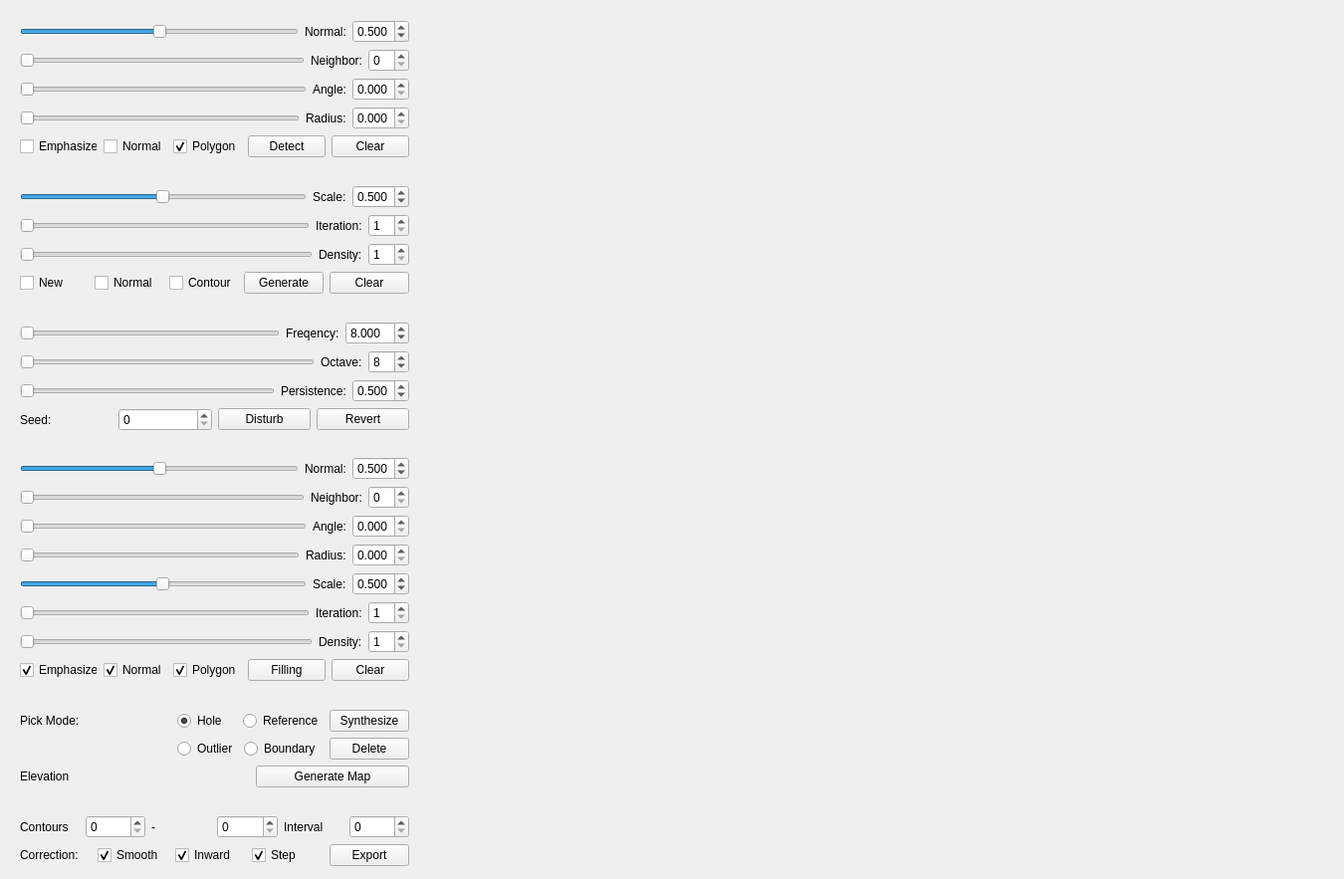
<?xml version="1.0" encoding="UTF-8"?>
<ui version="4.0">
 <class>CMainGUI</class>
 <widget class="QMainWindow" name="CMainGUI">
  <property name="geometry">
   <rect>
    <x>0</x>
    <y>0</y>
    <width>1350</width>
    <height>883</height>
   </rect>
  </property>
  <property name="minimumSize">
   <size>
    <width>0</width>
    <height>0</height>
   </size>
  </property>
  <property name="maximumSize">
   <size>
    <width>5000</width>
    <height>5000</height>
   </size>
  </property>
  <property name="windowTitle">
   <string>PCI</string>
  </property>
  <widget class="QWidget" name="centralwidget">
   <widget class="QVTKWidget" name="CVTKWidget" native="true">
    <property name="geometry">
     <rect>
      <x>430</x>
      <y>10</y>
      <width>911</width>
      <height>861</height>
     </rect>
    </property>
   </widget>
   <widget class="QWidget" name="verticalLayoutWidget_3">
    <property name="geometry">
     <rect>
      <x>20</x>
      <y>20</y>
      <width>391</width>
      <height>850</height>
     </rect>
    </property>
    <layout class="QVBoxLayout" name="verticalLayout_3">
     <item>
      <layout class="QVBoxLayout" name="verticalLayout">
       <item>
        <layout class="QHBoxLayout" name="horizontalLayout_11">
         <item>
          <widget class="QDoubleSlider" name="NormalSlider">
           <property name="maximum">
            <number>1000</number>
           </property>
           <property name="singleStep">
            <number>1</number>
           </property>
           <property name="value">
            <number>500</number>
           </property>
           <property name="orientation">
            <enum>Qt::Horizontal</enum>
           </property>
          </widget>
         </item>
         <item>
          <widget class="QLabel" name="label_10">
           <property name="text">
            <string>Normal:</string>
           </property>
          </widget>
         </item>
         <item>
          <widget class="QDoubleSpinBox" name="NormalSpinBox">
           <property name="decimals">
            <number>3</number>
           </property>
           <property name="maximum">
            <double>1.000000000000000</double>
           </property>
           <property name="singleStep">
            <double>0.001000000000000</double>
           </property>
           <property name="value">
            <double>0.500000000000000</double>
           </property>
          </widget>
         </item>
        </layout>
       </item>
       <item>
        <layout class="QHBoxLayout" name="horizontalLayout">
         <item>
          <widget class="QSlider" name="NeighborSlider">
           <property name="minimum">
            <number>1</number>
           </property>
           <property name="maximum">
            <number>99</number>
           </property>
           <property name="orientation">
            <enum>Qt::Horizontal</enum>
           </property>
          </widget>
         </item>
         <item>
          <widget class="QLabel" name="label">
           <property name="font">
            <font>
             <pointsize>9</pointsize>
             <weight>50</weight>
             <italic>false</italic>
             <bold>false</bold>
             <underline>false</underline>
            </font>
           </property>
           <property name="text">
            <string>Neighbor:</string>
           </property>
          </widget>
         </item>
         <item>
          <widget class="QSpinBox" name="NeighborSpinBox"/>
         </item>
        </layout>
       </item>
       <item>
        <layout class="QHBoxLayout" name="horizontalLayout_1">
         <item>
          <widget class="QDoubleSlider" name="AngleThresholdSlider">
           <property name="maximum">
            <number>6283</number>
           </property>
           <property name="orientation">
            <enum>Qt::Horizontal</enum>
           </property>
          </widget>
         </item>
         <item>
          <widget class="QLabel" name="label_4">
           <property name="text">
            <string>Angle:</string>
           </property>
          </widget>
         </item>
         <item>
          <widget class="QDoubleSpinBox" name="AngleThresholdSpinBox">
           <property name="decimals">
            <number>3</number>
           </property>
           <property name="maximum">
            <double>6.283000000000000</double>
           </property>
           <property name="singleStep">
            <double>0.001000000000000</double>
           </property>
          </widget>
         </item>
        </layout>
       </item>
       <item>
        <layout class="QHBoxLayout" name="horizontalLayout_2">
         <item>
          <widget class="QDoubleSlider" name="RadiusSlider">
           <property name="minimum">
            <number>0</number>
           </property>
           <property name="maximum">
            <number>1000</number>
           </property>
           <property name="orientation">
            <enum>Qt::Horizontal</enum>
           </property>
          </widget>
         </item>
         <item>
          <widget class="QLabel" name="label_5">
           <property name="text">
            <string>Radius:</string>
           </property>
          </widget>
         </item>
         <item>
          <widget class="QDoubleSpinBox" name="RadiusSpinBox">
           <property name="decimals">
            <number>3</number>
           </property>
           <property name="maximum">
            <double>1.000000000000000</double>
           </property>
           <property name="singleStep">
            <double>0.001000000000000</double>
           </property>
          </widget>
         </item>
        </layout>
       </item>
       <item>
        <layout class="QHBoxLayout" name="horizontalLayout_3">
         <item>
          <widget class="QCheckBox" name="EmphasizePointCheckBox">
           <property name="text">
            <string>Emphasize</string>
           </property>
           <property name="checked">
            <bool>false</bool>
           </property>
          </widget>
         </item>
         <item>
          <widget class="QCheckBox" name="DisplayNormalCheckBox">
           <property name="text">
            <string>Normal</string>
           </property>
           <property name="checked">
            <bool>false</bool>
           </property>
          </widget>
         </item>
         <item>
          <widget class="QCheckBox" name="DisplayPolygonCheckBox">
           <property name="text">
            <string>Polygon</string>
           </property>
           <property name="checked">
            <bool>true</bool>
           </property>
          </widget>
         </item>
         <item>
          <widget class="QPushButton" name="DetectButton">
           <property name="text">
            <string>Detect</string>
           </property>
          </widget>
         </item>
         <item>
          <widget class="QPushButton" name="ClearBoundaryButton">
           <property name="text">
            <string>Clear</string>
           </property>
          </widget>
         </item>
        </layout>
       </item>
      </layout>
     </item>
     <item>
      <spacer name="verticalSpacer">
       <property name="orientation">
        <enum>Qt::Vertical</enum>
       </property>
       <property name="sizeHint" stdset="0">
        <size>
         <width>20</width>
         <height>40</height>
        </size>
       </property>
      </spacer>
     </item>
     <item>
      <layout class="QVBoxLayout" name="verticalLayout_2">
       <item>
        <layout class="QHBoxLayout" name="horizontalLayout_6">
         <item>
          <widget class="QDoubleSlider" name="ScaleSlider">
           <property name="minimum">
            <number>1</number>
           </property>
           <property name="maximum">
            <number>1000</number>
           </property>
           <property name="value">
            <number>500</number>
           </property>
           <property name="orientation">
            <enum>Qt::Horizontal</enum>
           </property>
          </widget>
         </item>
         <item>
          <widget class="QLabel" name="label_2">
           <property name="text">
            <string>Scale:</string>
           </property>
          </widget>
         </item>
         <item>
          <widget class="QDoubleSpinBox" name="ScaleSpinBox">
           <property name="decimals">
            <number>3</number>
           </property>
           <property name="maximum">
            <double>1.000000000000000</double>
           </property>
           <property name="singleStep">
            <double>0.001000000000000</double>
           </property>
           <property name="value">
            <double>0.500000000000000</double>
           </property>
          </widget>
         </item>
        </layout>
       </item>
       <item>
        <layout class="QHBoxLayout" name="horizontalLayout_4">
         <item>
          <widget class="QSlider" name="IterationSlider">
           <property name="minimum">
            <number>1</number>
           </property>
           <property name="maximum">
            <number>10</number>
           </property>
           <property name="orientation">
            <enum>Qt::Horizontal</enum>
           </property>
          </widget>
         </item>
         <item>
          <widget class="QLabel" name="label_6">
           <property name="text">
            <string>Iteration:</string>
           </property>
          </widget>
         </item>
         <item>
          <widget class="QSpinBox" name="IterationSpinBox">
           <property name="minimum">
            <number>1</number>
           </property>
           <property name="maximum">
            <number>10</number>
           </property>
           <property name="value">
            <number>1</number>
           </property>
          </widget>
         </item>
        </layout>
       </item>
       <item>
        <layout class="QHBoxLayout" name="horizontalLayout_7">
         <item>
          <widget class="QSlider" name="DensitySlider">
           <property name="minimum">
            <number>1</number>
           </property>
           <property name="maximum">
            <number>10</number>
           </property>
           <property name="value">
            <number>1</number>
           </property>
           <property name="orientation">
            <enum>Qt::Horizontal</enum>
           </property>
          </widget>
         </item>
         <item>
          <widget class="QLabel" name="label_3">
           <property name="text">
            <string>Density:</string>
           </property>
          </widget>
         </item>
         <item>
          <widget class="QSpinBox" name="DensitySpinBox">
           <property name="minimum">
            <number>1</number>
           </property>
           <property name="maximum">
            <number>10</number>
           </property>
          </widget>
         </item>
        </layout>
       </item>
       <item>
        <layout class="QHBoxLayout" name="horizontalLayout_5">
         <item>
          <widget class="QCheckBox" name="EmphasizeNewPointCheckBox">
           <property name="text">
            <string>New</string>
           </property>
           <property name="checked">
            <bool>false</bool>
           </property>
          </widget>
         </item>
         <item>
          <widget class="QCheckBox" name="DisplayNewNormalCheckBox">
           <property name="text">
            <string>Normal</string>
           </property>
           <property name="checked">
            <bool>false</bool>
           </property>
          </widget>
         </item>
         <item>
          <widget class="QCheckBox" name="DisplayContourCheckBox">
           <property name="text">
            <string>Contour</string>
           </property>
          </widget>
         </item>
         <item>
          <widget class="QPushButton" name="GenerateButton">
           <property name="text">
            <string>Generate</string>
           </property>
          </widget>
         </item>
         <item>
          <widget class="QPushButton" name="ClearNewPointButton">
           <property name="text">
            <string>Clear</string>
           </property>
          </widget>
         </item>
        </layout>
       </item>
      </layout>
     </item>
     <item>
      <spacer name="verticalSpacer_2">
       <property name="orientation">
        <enum>Qt::Vertical</enum>
       </property>
       <property name="sizeHint" stdset="0">
        <size>
         <width>20</width>
         <height>40</height>
        </size>
       </property>
      </spacer>
     </item>
     <item>
      <layout class="QVBoxLayout" name="verticalLayout_4">
       <item>
        <layout class="QHBoxLayout" name="horizontalLayout_9">
         <item>
          <widget class="QDoubleSlider" name="FrequencySlider">
           <property name="minimum">
            <number>100</number>
           </property>
           <property name="maximum">
            <number>64000</number>
           </property>
           <property name="orientation">
            <enum>Qt::Horizontal</enum>
           </property>
          </widget>
         </item>
         <item>
          <widget class="QLabel" name="label_8">
           <property name="text">
            <string>Freqency:</string>
           </property>
          </widget>
         </item>
         <item>
          <widget class="QDoubleSpinBox" name="FrequencySpinBox">
           <property name="decimals">
            <number>3</number>
           </property>
           <property name="minimum">
            <double>0.100000000000000</double>
           </property>
           <property name="maximum">
            <double>64.000000000000000</double>
           </property>
           <property name="singleStep">
            <double>0.001000000000000</double>
           </property>
           <property name="value">
            <double>8.000000000000000</double>
           </property>
          </widget>
         </item>
        </layout>
       </item>
       <item>
        <layout class="QHBoxLayout" name="horizontalLayout_10">
         <item>
          <widget class="QSlider" name="OctaveSlider">
           <property name="minimum">
            <number>1</number>
           </property>
           <property name="maximum">
            <number>16</number>
           </property>
           <property name="orientation">
            <enum>Qt::Horizontal</enum>
           </property>
          </widget>
         </item>
         <item>
          <widget class="QLabel" name="label_9">
           <property name="text">
            <string>Octave:</string>
           </property>
          </widget>
         </item>
         <item>
          <widget class="QSpinBox" name="OctaveSpinBox">
           <property name="minimum">
            <number>1</number>
           </property>
           <property name="maximum">
            <number>16</number>
           </property>
           <property name="value">
            <number>8</number>
           </property>
          </widget>
         </item>
        </layout>
       </item>
       <item>
        <layout class="QHBoxLayout" name="horizontalLayout_12">
         <item>
          <widget class="QDoubleSlider" name="PersistenceSlider">
           <property name="minimum">
            <number>1</number>
           </property>
           <property name="maximum">
            <number>2000</number>
           </property>
           <property name="orientation">
            <enum>Qt::Horizontal</enum>
           </property>
          </widget>
         </item>
         <item>
          <widget class="QLabel" name="label_12">
           <property name="text">
            <string>Persistence:</string>
           </property>
          </widget>
         </item>
         <item>
          <widget class="QDoubleSpinBox" name="PersistenceSpinBox">
           <property name="decimals">
            <number>3</number>
           </property>
           <property name="minimum">
            <double>0.001000000000000</double>
           </property>
           <property name="maximum">
            <double>2.000000000000000</double>
           </property>
           <property name="singleStep">
            <double>0.001000000000000</double>
           </property>
           <property name="value">
            <double>0.500000000000000</double>
           </property>
          </widget>
         </item>
        </layout>
       </item>
       <item>
        <layout class="QHBoxLayout" name="horizontalLayout_13">
         <item>
          <widget class="QLabel" name="label_7">
           <property name="text">
            <string>Seed:</string>
           </property>
          </widget>
         </item>
         <item>
          <widget class="QSpinBox" name="SeedSpinBox">
           <property name="maximum">
            <number>999999999</number>
           </property>
          </widget>
         </item>
         <item>
          <widget class="QPushButton" name="DisturbButton">
           <property name="text">
            <string>Disturb</string>
           </property>
          </widget>
         </item>
         <item>
          <widget class="QPushButton" name="RevertButton">
           <property name="text">
            <string>Revert</string>
           </property>
          </widget>
         </item>
        </layout>
       </item>
      </layout>
     </item>
     <item>
      <spacer name="horizontalSpacer_5">
       <property name="orientation">
        <enum>Qt::Horizontal</enum>
       </property>
       <property name="sizeHint" stdset="0">
        <size>
         <width>40</width>
         <height>20</height>
        </size>
       </property>
      </spacer>
     </item>
     <item>
      <layout class="QVBoxLayout" name="verticalLayout_6">
       <item>
        <layout class="QHBoxLayout" name="horizontalLayout_14">
         <item>
          <widget class="QDoubleSlider" name="NormalSlider_2">
           <property name="maximum">
            <number>1000</number>
           </property>
           <property name="singleStep">
            <number>1</number>
           </property>
           <property name="value">
            <number>500</number>
           </property>
           <property name="orientation">
            <enum>Qt::Horizontal</enum>
           </property>
          </widget>
         </item>
         <item>
          <widget class="QLabel" name="label_14">
           <property name="text">
            <string>Normal:</string>
           </property>
          </widget>
         </item>
         <item>
          <widget class="QDoubleSpinBox" name="NormalSpinBox_2">
           <property name="decimals">
            <number>3</number>
           </property>
           <property name="maximum">
            <double>1.000000000000000</double>
           </property>
           <property name="singleStep">
            <double>0.001000000000000</double>
           </property>
           <property name="value">
            <double>0.500000000000000</double>
           </property>
          </widget>
         </item>
        </layout>
       </item>
       <item>
        <layout class="QHBoxLayout" name="horizontalLayout_8">
         <item>
          <widget class="QSlider" name="NeighborSlider_2">
           <property name="minimum">
            <number>1</number>
           </property>
           <property name="maximum">
            <number>99</number>
           </property>
           <property name="orientation">
            <enum>Qt::Horizontal</enum>
           </property>
          </widget>
         </item>
         <item>
          <widget class="QLabel" name="label_15">
           <property name="font">
            <font>
             <pointsize>9</pointsize>
             <weight>50</weight>
             <italic>false</italic>
             <bold>false</bold>
             <underline>false</underline>
            </font>
           </property>
           <property name="text">
            <string>Neighbor:</string>
           </property>
          </widget>
         </item>
         <item>
          <widget class="QSpinBox" name="NeighborSpinBox_2"/>
         </item>
        </layout>
       </item>
       <item>
        <layout class="QHBoxLayout" name="horizontalLayout_15">
         <item>
          <widget class="QDoubleSlider" name="AngleThresholdSlider_2">
           <property name="maximum">
            <number>6283</number>
           </property>
           <property name="orientation">
            <enum>Qt::Horizontal</enum>
           </property>
          </widget>
         </item>
         <item>
          <widget class="QLabel" name="label_16">
           <property name="text">
            <string>Angle:</string>
           </property>
          </widget>
         </item>
         <item>
          <widget class="QDoubleSpinBox" name="AngleThresholdSpinBox_2">
           <property name="decimals">
            <number>3</number>
           </property>
           <property name="maximum">
            <double>6.283000000000000</double>
           </property>
           <property name="singleStep">
            <double>0.001000000000000</double>
           </property>
          </widget>
         </item>
        </layout>
       </item>
       <item>
        <layout class="QHBoxLayout" name="horizontalLayout_16">
         <item>
          <widget class="QDoubleSlider" name="RadiusSlider_2">
           <property name="minimum">
            <number>0</number>
           </property>
           <property name="maximum">
            <number>1000</number>
           </property>
           <property name="orientation">
            <enum>Qt::Horizontal</enum>
           </property>
          </widget>
         </item>
         <item>
          <widget class="QLabel" name="label_17">
           <property name="text">
            <string>Radius:</string>
           </property>
          </widget>
         </item>
         <item>
          <widget class="QDoubleSpinBox" name="RadiusSpinBox_2">
           <property name="decimals">
            <number>3</number>
           </property>
           <property name="maximum">
            <double>1.000000000000000</double>
           </property>
           <property name="singleStep">
            <double>0.001000000000000</double>
           </property>
          </widget>
         </item>
        </layout>
       </item>
       <item>
        <layout class="QHBoxLayout" name="horizontalLayout_24">
         <item>
          <widget class="QDoubleSlider" name="ScaleSlider_3">
           <property name="minimum">
            <number>1</number>
           </property>
           <property name="maximum">
            <number>1000</number>
           </property>
           <property name="value">
            <number>500</number>
           </property>
           <property name="orientation">
            <enum>Qt::Horizontal</enum>
           </property>
          </widget>
         </item>
         <item>
          <widget class="QLabel" name="label_21">
           <property name="text">
            <string>Scale:</string>
           </property>
          </widget>
         </item>
         <item>
          <widget class="QDoubleSpinBox" name="ScaleSpinBox_3">
           <property name="decimals">
            <number>3</number>
           </property>
           <property name="maximum">
            <double>1.000000000000000</double>
           </property>
           <property name="singleStep">
            <double>0.001000000000000</double>
           </property>
           <property name="value">
            <double>0.500000000000000</double>
           </property>
          </widget>
         </item>
        </layout>
       </item>
       <item>
        <layout class="QHBoxLayout" name="horizontalLayout_25">
         <item>
          <widget class="QSlider" name="IterationSlider_3">
           <property name="minimum">
            <number>1</number>
           </property>
           <property name="maximum">
            <number>10</number>
           </property>
           <property name="orientation">
            <enum>Qt::Horizontal</enum>
           </property>
          </widget>
         </item>
         <item>
          <widget class="QLabel" name="label_22">
           <property name="text">
            <string>Iteration:</string>
           </property>
          </widget>
         </item>
         <item>
          <widget class="QSpinBox" name="IterationSpinBox_3">
           <property name="minimum">
            <number>1</number>
           </property>
           <property name="maximum">
            <number>10</number>
           </property>
           <property name="value">
            <number>1</number>
           </property>
          </widget>
         </item>
        </layout>
       </item>
       <item>
        <layout class="QHBoxLayout" name="horizontalLayout_26">
         <item>
          <widget class="QSlider" name="DensitySlider_3">
           <property name="minimum">
            <number>1</number>
           </property>
           <property name="maximum">
            <number>10</number>
           </property>
           <property name="value">
            <number>1</number>
           </property>
           <property name="orientation">
            <enum>Qt::Horizontal</enum>
           </property>
          </widget>
         </item>
         <item>
          <widget class="QLabel" name="label_23">
           <property name="text">
            <string>Density:</string>
           </property>
          </widget>
         </item>
         <item>
          <widget class="QSpinBox" name="DensitySpinBox_3">
           <property name="minimum">
            <number>1</number>
           </property>
           <property name="maximum">
            <number>10</number>
           </property>
          </widget>
         </item>
        </layout>
       </item>
       <item>
        <layout class="QHBoxLayout" name="horizontalLayout_19">
         <item>
          <widget class="QCheckBox" name="FillingEmphasizeCheckBox">
           <property name="text">
            <string>Emphasize</string>
           </property>
           <property name="checked">
            <bool>true</bool>
           </property>
          </widget>
         </item>
         <item>
          <widget class="QCheckBox" name="FillingDisplayNormalCheckBox">
           <property name="text">
            <string>Normal</string>
           </property>
           <property name="checked">
            <bool>true</bool>
           </property>
          </widget>
         </item>
         <item>
          <widget class="QCheckBox" name="FillingDisplayPolygonCheckBox">
           <property name="text">
            <string>Polygon</string>
           </property>
           <property name="checked">
            <bool>true</bool>
           </property>
          </widget>
         </item>
         <item>
          <widget class="QPushButton" name="FillingButton">
           <property name="text">
            <string>Filling</string>
           </property>
          </widget>
         </item>
         <item>
          <widget class="QPushButton" name="ClearBoundaryButton_2">
           <property name="text">
            <string>Clear</string>
           </property>
          </widget>
         </item>
        </layout>
       </item>
      </layout>
     </item>
     <item>
      <spacer name="verticalSpacer_3">
       <property name="orientation">
        <enum>Qt::Vertical</enum>
       </property>
       <property name="sizeHint" stdset="0">
        <size>
         <width>20</width>
         <height>40</height>
        </size>
       </property>
      </spacer>
     </item>
     <item>
      <layout class="QVBoxLayout" name="verticalLayout_5">
       <item>
        <layout class="QHBoxLayout" name="horizontalLayout_20">
         <item>
          <widget class="QLabel" name="label_11">
           <property name="text">
            <string>Pick Mode:</string>
           </property>
          </widget>
         </item>
         <item>
          <spacer name="horizontalSpacer_2">
           <property name="orientation">
            <enum>Qt::Horizontal</enum>
           </property>
           <property name="sizeHint" stdset="0">
            <size>
             <width>40</width>
             <height>20</height>
            </size>
           </property>
          </spacer>
         </item>
         <item>
          <widget class="QRadioButton" name="HoleRadioButton">
           <property name="text">
            <string>Hole   </string>
           </property>
           <property name="checked">
            <bool>true</bool>
           </property>
          </widget>
         </item>
         <item>
          <widget class="QRadioButton" name="ReferenceRadioButton">
           <property name="text">
            <string>Reference</string>
           </property>
          </widget>
         </item>
         <item>
          <widget class="QPushButton" name="SynthesizeButton">
           <property name="text">
            <string>Synthesize</string>
           </property>
          </widget>
         </item>
        </layout>
       </item>
       <item>
        <layout class="QHBoxLayout" name="horizontalLayout_17">
         <item>
          <spacer name="horizontalSpacer">
           <property name="orientation">
            <enum>Qt::Horizontal</enum>
           </property>
           <property name="sizeHint" stdset="0">
            <size>
             <width>40</width>
             <height>20</height>
            </size>
           </property>
          </spacer>
         </item>
         <item>
          <widget class="QRadioButton" name="OutlierRadioButton">
           <property name="text">
            <string>Outlier</string>
           </property>
          </widget>
         </item>
         <item>
          <widget class="QRadioButton" name="BoundaryRadioButton">
           <property name="text">
            <string>Boundary </string>
           </property>
          </widget>
         </item>
         <item>
          <widget class="QPushButton" name="DeleteButton">
           <property name="text">
            <string>Delete</string>
           </property>
          </widget>
         </item>
        </layout>
       </item>
       <item>
        <layout class="QHBoxLayout" name="horizontalLayout_18" stretch="3,2">
         <item>
          <widget class="QLabel" name="label_13">
           <property name="text">
            <string>Elevation</string>
           </property>
          </widget>
         </item>
         <item>
          <widget class="QPushButton" name="ElevationMapButton">
           <property name="text">
            <string>Generate Map</string>
           </property>
          </widget>
         </item>
        </layout>
       </item>
      </layout>
     </item>
     <item>
      <spacer name="verticalSpacer_4">
       <property name="orientation">
        <enum>Qt::Vertical</enum>
       </property>
       <property name="sizeHint" stdset="0">
        <size>
         <width>20</width>
         <height>40</height>
        </size>
       </property>
      </spacer>
     </item>
     <item>
      <layout class="QVBoxLayout" name="verticalLayout_6">
       <item>
        <layout class="QHBoxLayout" name="horizontalLayout_21">
         <item>
          <widget class="QLabel" name="label_19">
           <property name="text">
            <string>Contours</string>
           </property>
          </widget>
         </item>
         <item>
          <widget class="QSpinBox" name="MinContourSpinBox">
           <property name="maximum">
            <number>1000</number>
           </property>
          </widget>
         </item>
         <item>
          <widget class="QLabel" name="label_20">
           <property name="text">
            <string>-</string>
           </property>
          </widget>
         </item>
         <item>
          <widget class="QSpinBox" name="MaxContourSpinBox">
           <property name="maximum">
            <number>1000</number>
           </property>
          </widget>
         </item>
         <item>
          <widget class="QLabel" name="label_24">
           <property name="text">
            <string>Interval</string>
           </property>
          </widget>
         </item>
         <item>
          <widget class="QSpinBox" name="IntervalSpinBox">
           <property name="maximum">
            <number>1000</number>
           </property>
          </widget>
         </item>
        </layout>
       </item>
       <item>
        <layout class="QHBoxLayout" name="horizontalLayout_8">
         <item>
          <widget class="QLabel" name="label_18">
           <property name="text">
            <string>Correction:</string>
           </property>
          </widget>
         </item>
         <item>
          <widget class="QCheckBox" name="SmoothCorrectionCheckBox">
           <property name="text">
            <string>Smooth</string>
           </property>
           <property name="checked">
            <bool>true</bool>
           </property>
          </widget>
         </item>
         <item>
          <widget class="QCheckBox" name="InwardCorrectionCheckBox">
           <property name="text">
            <string>Inward</string>
           </property>
           <property name="checked">
            <bool>true</bool>
           </property>
          </widget>
         </item>
         <item>
          <widget class="QCheckBox" name="StepCorrectionCheckBox">
           <property name="text">
            <string>Step</string>
           </property>
           <property name="checked">
            <bool>true</bool>
           </property>
          </widget>
         </item>
         <item>
          <widget class="QPushButton" name="ExportButton">
           <property name="text">
            <string>Export</string>
           </property>
          </widget>
         </item>
        </layout>
       </item>
      </layout>
     </item>
    </layout>
   </widget>
  </widget>
 </widget>
 <customwidgets>
  <customwidget>
   <class>QVTKWidget</class>
   <extends>QWidget</extends>
   <header location="global">QVTKWidget.h</header>
   <container>1</container>
  </customwidget>
  <customwidget>
   <class>QDoubleSlider</class>
   <extends>QSlider</extends>
   <header location="global">../../../QDoubleSlider.h</header>
  </customwidget>
 </customwidgets>
 <resources/>
 <connections/>
</ui>
